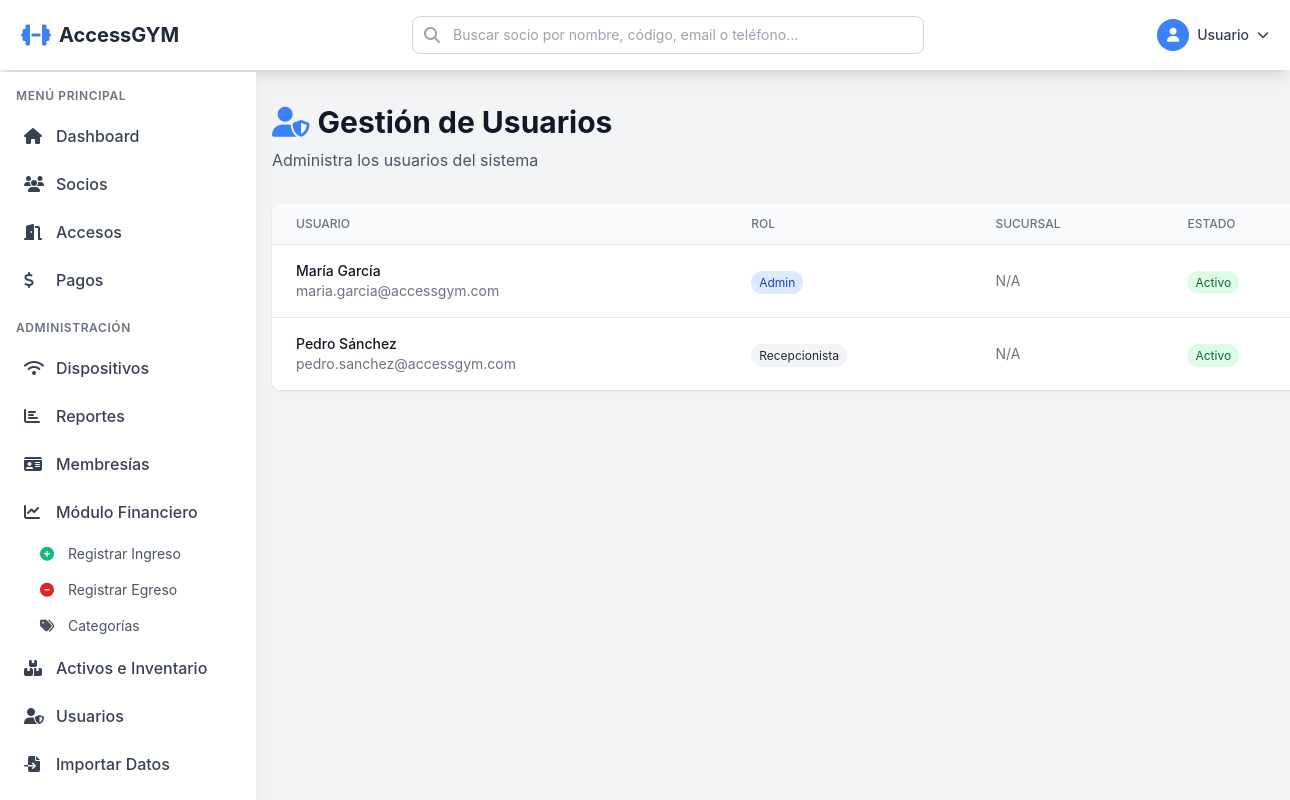
The app's page /usuarios.php (signed in) with its own data.
### tables this page shows
CREATE TABLE usuarios_staff (
    id INT AUTO_INCREMENT PRIMARY KEY,
    nombre VARCHAR(100) NOT NULL,
    email VARCHAR(100) UNIQUE NOT NULL,
    telefono VARCHAR(20),
    password VARCHAR(255) NOT NULL,
    rol ENUM('superadmin', 'admin', 'recepcionista') NOT NULL,
    sucursal_id INT,
    activo TINYINT(1) DEFAULT 1,
    ultimo_login TIMESTAMP NULL,
    created_at TIMESTAMP DEFAULT CURRENT_TIMESTAMP,
    updated_at TIMESTAMP DEFAULT CURRENT_TIMESTAMP ON UPDATE CURRENT_TIMESTAMP,
    FOREIGN KEY (sucursal_id) REFERENCES sucursales(id) ON DELETE SET NULL
);

### public/usuarios.php (the view, shortened to what this page needs)
<?php
require_once 'bootstrap.php';
$db = Database::getInstance();
$conn = $db->getConnection();
$action = $_GET['action'] ?? 'list';
$usuarios = [];
$filterSucursalId = Auth::isSuperadmin() ? ($_GET['sucursal_id'] ?? null) : Auth::sucursalId();
if ($action === 'list') {
    if (Auth::isSuperadmin()) {
        if ($filterSucursalId) {
            $stmt = $conn->prepare("SELECT u.*, s.nombre as sucursal_nombre FROM usuarios_staff u LEFT JOIN sucursales s ON u.sucursal_id=s.id WHERE u.sucursal_id = ? ORDER BY u.created_at DESC");
            $stmt->execute([$filterSucursalId]);
        } else {
            $stmt = $conn->prepare("SELECT u.*, s.nombre as sucursal_nombre FROM usuarios_staff u LEFT JOIN sucursales s ON u.sucursal_id=s.id ORDER BY u.created_at DESC");
            $stmt->execute();
        }
    } else {
        $stmt = $conn->prepare("SELECT u.*, s.nombre as sucursal_nombre FROM usuarios_staff u LEFT JOIN sucursales s ON u.sucursal_id=s.id WHERE u.sucursal_id = ? ORDER BY u.created_at DESC");
        $stmt->execute([Auth::sucursalId()]);
    }
    $usuarios = $stmt->fetchAll(PDO::FETCH_ASSOC);
} elseif ($action === 'edit') {
    $id = $_GET['id'] ?? 0;
    $stmt = $conn->prepare("SELECT * FROM usuarios_staff WHERE id=?");
    $stmt->execute([$id]);
    $usuario = $stmt->fetch(PDO::FETCH_ASSOC);
}
$pageTitle = 'Gestión de Usuarios';
?>
<!DOCTYPE html>
<html lang="es">
<head>
    <script src="https://cdn.tailwindcss.com"></script>
    <link rel="stylesheet" href="https://cdnjs.cloudflare.com/ajax/libs/font-awesome/6.4.0/css/all.min.css">
</head>
<body class="bg-gray-100">
    <?php include __DIR__ . '/../app/views/partials/navbar.php'; ?>
    <div class="container mx-auto px-4 py-8">
        <div class="mb-8 flex justify-between items-center">
            <div>
                <h1 class="text-3xl font-bold text-gray-900"><i class="fas fa-user-shield text-blue-600 mr-2"></i><?php echo $pageTitle; ?></h1>
                <p class="text-gray-600 mt-2">Administra los usuarios del sistema</p>
            </div>
        </div>
        <?php if ($action === 'list'): ?>
        <div class="bg-white rounded-lg shadow overflow-hidden">
            <table class="min-w-full divide-y divide-gray-200">
                <thead class="bg-gray-50">
                    <tr>
                        <th class="px-6 py-3 text-left text-xs font-medium text-gray-500 uppercase">Usuario</th>
                        <th class="px-6 py-3 text-left text-xs font-medium text-gray-500 uppercase">Rol</th>
                        <th class="px-6 py-3 text-left text-xs font-medium text-gray-500 uppercase">Sucursal</th>
                        <th class="px-6 py-3 text-left text-xs font-medium text-gray-500 uppercase">Estado</th>
                    </tr>
                </thead>
                <tbody class="bg-white divide-y divide-gray-200">
                    <?php foreach ($usuarios as $u): ?>
                    <tr class="hover:bg-gray-50">
                        <td class="px-6 py-4">
                            <div class="text-sm font-medium text-gray-900"><?php echo htmlspecialchars($u['nombre']); ?></div>
                            <div class="text-sm text-gray-500"><?php echo htmlspecialchars($u['email']); ?></div>
                        </td>
                        <td class="px-6 py-4">
                            <span class="px-2 py-1 text-xs rounded-full capitalize
                                <?php echo $u['rol'] === 'superadmin' ? 'bg-purple-100 text-purple-800' :
                                          ($u['rol'] === 'admin' ? 'bg-blue-100 text-blue-800' : 'bg-gray-100 text-gray-800'); ?>">
                                <?php echo htmlspecialchars($u['rol']); ?>
                            </span>
                        </td>
                        <td class="px-6 py-4 text-sm text-gray-500"><?php echo htmlspecialchars($u['sucursal_nombre'] ?? 'N/A'); ?></td>
                        <td class="px-6 py-4">
                            <span class="px-2 py-1 text-xs rounded-full <?php echo $u['activo'] ? 'bg-green-100 text-green-800' : 'bg-red-100 text-red-800'; ?>">
                                <?php echo $u['activo'] ? 'Activo' : 'Inactivo'; ?>
                            </span>
                        </td>
                    </tr>
                    <?php endforeach; ?>
                </tbody>
            </table>
        </div>
        <?php endif; ?>
    </div>
</body>
</html>

### app/views/partials/navbar.php (style rules this page uses)
body { padding-top: 4.5rem; }
@media (min-width: 1024px) { body > div.container, body > .container { margin-left: 16rem; } }

### records on screen
usuarios_staff: nombre "María García", email "maria.garcia@accessgym.com", rol "Admin", sucursal_nombre "N/A", activo "Activo"
usuarios_staff: nombre "Pedro Sánchez", email "pedro.sanchez@accessgym.com", rol "Recepcionista", sucursal_nombre "N/A", activo "Activo"

### other values on screen
APP_NAME "AccessGYM"
$user['nombre'] "Usuario"
$pageTitle "Gestión de Usuarios"
